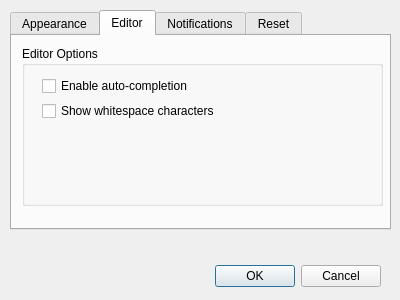
<?xml version="1.0" encoding="UTF-8"?>
<ui version="4.0">
 <class>SettingsDialog</class>
 <widget class="QDialog" name="SettingsDialog">
  <property name="geometry">
   <rect>
    <x>0</x>
    <y>0</y>
    <width>400</width>
    <height>300</height>
   </rect>
  </property>
  <property name="windowTitle">
   <string>Settings</string>
  </property>
  <widget class="QTabWidget" name="tabWidget">
   <property name="geometry">
    <rect>
     <x>10</x>
     <y>10</y>
     <width>381</width>
     <height>220</height>
    </rect>
   </property>
   <property name="currentIndex">
    <number>1</number>
   </property>
   <widget class="QWidget" name="tabAppearance">
    <attribute name="title">
     <string>Appearance</string>
    </attribute>
    <widget class="QGroupBox" name="groupBoxTheme">
     <property name="geometry">
      <rect>
       <x>10</x>
       <y>10</y>
       <width>361</width>
       <height>140</height>
      </rect>
     </property>
     <property name="title">
      <string>Syntax Highlighter</string>
     </property>
     <widget class="QLabel" name="labelVariable">
      <property name="geometry">
       <rect>
        <x>20</x>
        <y>46</y>
        <width>80</width>
        <height>16</height>
       </rect>
      </property>
      <property name="text">
       <string>Variable</string>
      </property>
     </widget>
     <widget class="QPushButton" name="buttonVariableColor">
      <property name="geometry">
       <rect>
        <x>100</x>
        <y>42</y>
        <width>80</width>
        <height>22</height>
       </rect>
      </property>
      <property name="text">
       <string>Choose...</string>
      </property>
     </widget>
     <widget class="QLabel" name="labelNumber">
      <property name="geometry">
       <rect>
        <x>20</x>
        <y>70</y>
        <width>80</width>
        <height>16</height>
       </rect>
      </property>
      <property name="text">
       <string>Number</string>
      </property>
     </widget>
     <widget class="QPushButton" name="buttonNumberColor">
      <property name="geometry">
       <rect>
        <x>100</x>
        <y>66</y>
        <width>80</width>
        <height>22</height>
       </rect>
      </property>
      <property name="text">
       <string>Choose...</string>
      </property>
     </widget>
     <widget class="QLabel" name="labelComment">
      <property name="geometry">
       <rect>
        <x>20</x>
        <y>94</y>
        <width>80</width>
        <height>16</height>
       </rect>
      </property>
      <property name="text">
       <string>Comment</string>
      </property>
     </widget>
     <widget class="QPushButton" name="buttonCommentColor">
      <property name="geometry">
       <rect>
        <x>100</x>
        <y>90</y>
        <width>80</width>
        <height>22</height>
       </rect>
      </property>
      <property name="text">
       <string>Choose...</string>
      </property>
     </widget>
     <widget class="QLabel" name="labelFunction">
      <property name="geometry">
       <rect>
        <x>200</x>
        <y>46</y>
        <width>80</width>
        <height>16</height>
       </rect>
      </property>
      <property name="text">
       <string>Function</string>
      </property>
     </widget>
     <widget class="QPushButton" name="buttonFunctionColor">
      <property name="geometry">
       <rect>
        <x>280</x>
        <y>42</y>
        <width>60</width>
        <height>22</height>
       </rect>
      </property>
      <property name="text">
       <string>Choose...</string>
      </property>
     </widget>
     <widget class="QLabel" name="labelParentheses">
      <property name="geometry">
       <rect>
        <x>200</x>
        <y>70</y>
        <width>80</width>
        <height>16</height>
       </rect>
      </property>
      <property name="text">
       <string>Parentheses</string>
      </property>
     </widget>
     <widget class="QPushButton" name="buttonParenthesesColor">
      <property name="geometry">
       <rect>
        <x>280</x>
        <y>66</y>
        <width>60</width>
        <height>22</height>
       </rect>
      </property>
      <property name="text">
       <string>Choose...</string>
      </property>
     </widget>
     <widget class="QLabel" name="labelOperator">
      <property name="geometry">
       <rect>
        <x>200</x>
        <y>94</y>
        <width>80</width>
        <height>16</height>
       </rect>
      </property>
      <property name="text">
       <string>Operator</string>
      </property>
     </widget>
     <widget class="QPushButton" name="buttonOperatorColor">
      <property name="geometry">
       <rect>
        <x>280</x>
        <y>90</y>
        <width>60</width>
        <height>22</height>
       </rect>
      </property>
      <property name="text">
       <string>Choose...</string>
      </property>
     </widget>
    </widget>
   </widget>
   <widget class="QWidget" name="tabEditor">
    <attribute name="title">
     <string>Editor</string>
    </attribute>
    <widget class="QGroupBox" name="groupBoxEditor">
     <property name="geometry">
      <rect>
       <x>10</x>
       <y>10</y>
       <width>361</width>
       <height>160</height>
      </rect>
     </property>
     <property name="title">
      <string>Editor Options</string>
     </property>
     <widget class="QCheckBox" name="checkBoxAutocomplete">
      <property name="geometry">
       <rect>
        <x>20</x>
        <y>30</y>
        <width>201</width>
        <height>20</height>
       </rect>
      </property>
      <property name="text">
       <string>Enable auto-completion</string>
      </property>
     </widget>
     <widget class="QCheckBox" name="checkBoxShowWhitespace">
      <property name="geometry">
       <rect>
        <x>20</x>
        <y>55</y>
        <width>201</width>
        <height>20</height>
       </rect>
      </property>
      <property name="text">
       <string>Show whitespace characters</string>
      </property>
     </widget>
    </widget>
   </widget>
   <widget class="QWidget" name="tabNotifications">
    <attribute name="title">
     <string>Notifications</string>
    </attribute>
    <widget class="QGroupBox" name="groupBoxNotifications">
     <property name="geometry">
      <rect>
       <x>10</x>
       <y>10</y>
       <width>361</width>
       <height>120</height>
      </rect>
     </property>
     <property name="title">
      <string>Message Settings</string>
     </property>
     <widget class="QCheckBox" name="checkBoxShowMessages">
      <property name="geometry">
       <rect>
        <x>20</x>
        <y>30</y>
        <width>301</width>
        <height>20</height>
       </rect>
      </property>
      <property name="text">
       <string>Show document information on load or creating new</string>
      </property>
     </widget>
    </widget>
   </widget>
   <widget class="QWidget" name="tabReset">
    <attribute name="title">
     <string>Reset</string>
    </attribute>
    <widget class="QPushButton" name="pushButtonReset">
     <property name="geometry">
      <rect>
       <x>60</x>
       <y>50</y>
       <width>251</width>
       <height>81</height>
      </rect>
     </property>
     <property name="styleSheet">
      <string notr="true">color: red;
font-size: 24px;</string>
     </property>
     <property name="text">
      <string>Reset to defaults</string>
     </property>
     <property name="flat">
      <bool>false</bool>
     </property>
    </widget>
   </widget>
  </widget>
  <widget class="QDialogButtonBox" name="buttonBox">
   <property name="geometry">
    <rect>
     <x>40</x>
     <y>260</y>
     <width>341</width>
     <height>32</height>
    </rect>
   </property>
   <property name="autoFillBackground">
    <bool>false</bool>
   </property>
   <property name="orientation">
    <enum>Qt::Horizontal</enum>
   </property>
   <property name="standardButtons">
    <set>QDialogButtonBox::Cancel|QDialogButtonBox::Ok</set>
   </property>
   <property name="centerButtons">
    <bool>false</bool>
   </property>
  </widget>
 </widget>
 <resources/>
 <connections>
  <connection>
   <sender>buttonBox</sender>
   <signal>accepted()</signal>
   <receiver>SettingsDialog</receiver>
   <slot>accept()</slot>
   <hints>
    <hint type="sourcelabel">
     <x>248</x>
     <y>254</y>
    </hint>
    <hint type="destinationlabel">
     <x>157</x>
     <y>274</y>
    </hint>
   </hints>
  </connection>
  <connection>
   <sender>buttonBox</sender>
   <signal>rejected()</signal>
   <receiver>SettingsDialog</receiver>
   <slot>reject()</slot>
   <hints>
    <hint type="sourcelabel">
     <x>316</x>
     <y>260</y>
    </hint>
    <hint type="destinationlabel">
     <x>286</x>
     <y>274</y>
    </hint>
   </hints>
  </connection>
 </connections>
</ui>
